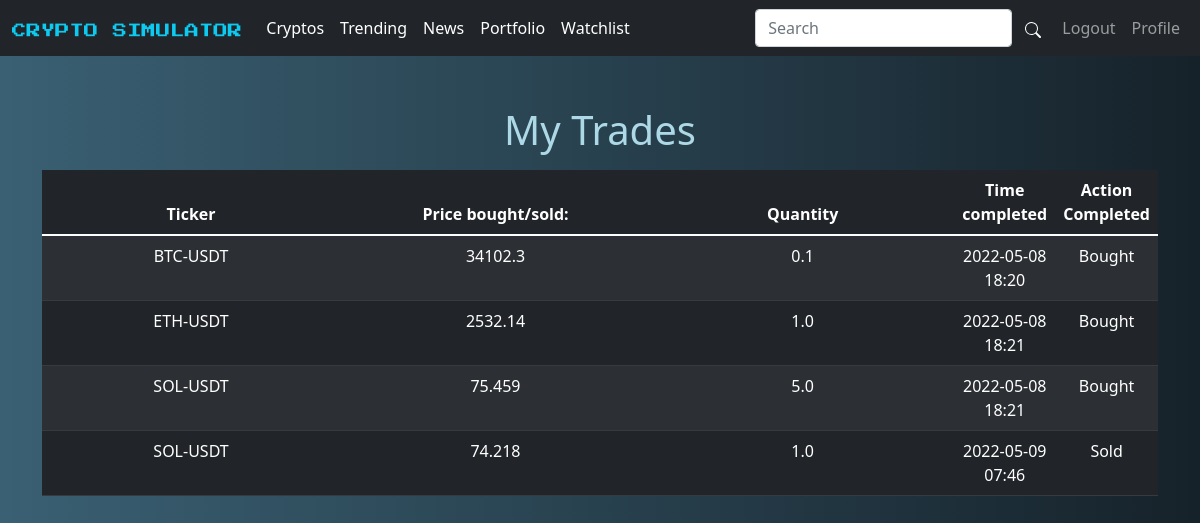
The app's page /trades (signed in) with its own data.
### app/models.py (models this page shows)
class Trade(db.Model):
	id = db.Column(db.Integer, primary_key=True, autoincrement=True)
	trade_time = db.Column(db.DateTime, nullable=False, default=datetime.utcnow)
	quantity = db.Column(db.Float, nullable=False)
	current_price = db.Column(db.Float)
	crypto_id = db.Column(db.Integer, db.ForeignKey('crypto.id'))
	user_id = db.Column(db.Integer, db.ForeignKey('user.id'))
	buy = db.Column(db.Boolean, nullable=False)

class Crypto(db.Model):
	id = db.Column(db.Integer, primary_key=True, autoincrement=True)
	ticker = db.Column(db.String(20))
	kucoin_name = db.Column(db.String(20))
	kucoin_price_name = db.Column(db.String(20))
	trade = db.relationship('Trade', backref='crypto')
	watchlist = db.relationship('Watchlist', backref='crypto')

### app/user/routes.py (the view)
@user_bp.route('/trades')
@login_required
def trades():
	trades = current_user.trades
	return render_template('trades.html', trades=trades)

### app/templates/trades.html
{% extends 'base.html' %}
{% block content %}
    <div class="container mt-5 text-center">
    <h1 class="mb-3">My Trades</h1>
        <table class="table table-dark table-striped">
            <thead>
            <tr>
                <th scope="col">Ticker</th>
                <th scope="col">Price bought/sold:</th>
                <th scope="col">Quantity</th>
                <th scope="col">Time completed</th>
                <th scope="col">Action Completed</th>
            </tr>
            </thead>
            <tbody>
            {% for trade in trades %}
                <tr>
                    <td>{{ trade.crypto.ticker }}</td>
                    <td>{{ trade.current_price }}</td>
                    <td>{{ trade.quantity }}</td>
                    <td>{{ trade.trade_time.strftime('%Y-%m-%d %H:%M') }}</td>
                    <td>{% if trade.buy %}Bought{% else %}Sold{% endif %}</td>
                </tr>{% endfor %}
            </tbody>
        </table>
    </div>
{% endblock %}

### app/templates/base.html (shortened to what this page needs)
<!DOCTYPE html>
<html lang="en">
<head>
    <link rel="stylesheet" href="https://cdn.jsdelivr.net/npm/bootstrap@5.1.3/dist/css/bootstrap.min.css"
>
    <link rel="stylesheet" {% block css %}href="{{ url_for('static', filename='style.css') }}"{% endblock %}>
</head>
<body class="bg-dark.bg-gradient">
<nav class="navbar navbar-expand-lg navbar-dark bg-dark">
    <div class="container-fluid">
        <div class="collapse navbar-collapse" id="navbarToggler">
            <a class="navbar-brand text-info mt-2" style="font-size: 0.9rem; font-family: 'Press Start 2P', cursive;"
               href="{{ url_for('user_bp.home') }}">CRYPTO SIMULATOR</a>
            <ul class="navbar-nav me-auto mb-2 mb-lg-0">
                <li class="nav-item">
                    <a class="nav-link active" aria-current="page" href="{{ url_for('main.crypto') }}">Cryptos</a>
                </li>
                <li class="nav-item">
                    <a class="nav-link active" aria-current="page" href="{{ url_for('main.trending') }}">Trending</a>
                </li>
                <li class="nav-item">
                    <a class="nav-link active" aria-current="page" href="{{ url_for('main.news') }}">News</a>
                </li>
                {% if current_user.is_authenticated %}
                    <li class="nav-item">
                        <a class="nav-link active" href="{{ url_for('main.portfolio') }}" tabindex="-1"
                           aria-disabled="true">Portfolio</a>
                    </li>
                    <li class="nav-item">
                        <a class="nav-link active" href="{{ url_for('user_bp.watchlist') }}" tabindex="-1"
                           aria-disabled="true">Watchlist</a>
                    </li>
                {% endif %}
            </ul>
            <form class="d-flex" method="GET" action="{{ url_for('main.searched') }}">
                <input class="form-control" type="search" placeholder="Search" aria-Label="Search" name="q">
                <button class="btn btn-default my-2 my-lg-0" type="submit">
                </button>
            </form>
            {% if current_user.is_authenticated %}
                <ul class="navbar-nav">
                    <li class="nav-item ms-auto">
                        <a class="nav-link" href="{{ url_for('user_bp.logout') }}" tabindex="-1" aria-disabled="true">Logout</a>
                    </li>
                    <li class="nav-item ms-auto">
                        <a class="nav-link" href="{{ url_for('user_bp.profile') }}" tabindex="-1" aria-disabled="true">Profile</a>
                    </li>
                </ul>
            {% endif %}
        </div>
    </div>
</nav>
{% block content %}
{% endblock %}
</body>
</html>

### app/static/style.css (style rules this page uses)
body { font-size: 1rem; font-weight: 400; line-height: 1.5; color: lightblue; text-align: left; background: #16222A; background: -webkit-linear-gradient(to right, #3A6073, #16222A); background: linear-gradient(to right, #3A6073, #16222A); background-size: cover; background-position: center; background-attachment: fixed }
.fa { color: white }
h1 { margin: 50px }
td { width: 33.3%; }

### records on screen
Trade: crypto.ticker "BTC-USDT", current_price "34102.3", quantity "0.1", trade_time "2022-05-08 18:20", buy "Bought"
Trade: crypto.ticker "ETH-USDT", current_price "2532.14", quantity "1.0", trade_time "2022-05-08 18:21", buy "Bought"
Trade: crypto.ticker "SOL-USDT", current_price "75.459", quantity "5.0", trade_time "2022-05-08 18:21", buy "Bought"
Trade: crypto.ticker "SOL-USDT", current_price "74.218", quantity "1.0", trade_time "2022-05-09 07:46", buy "Sold"
